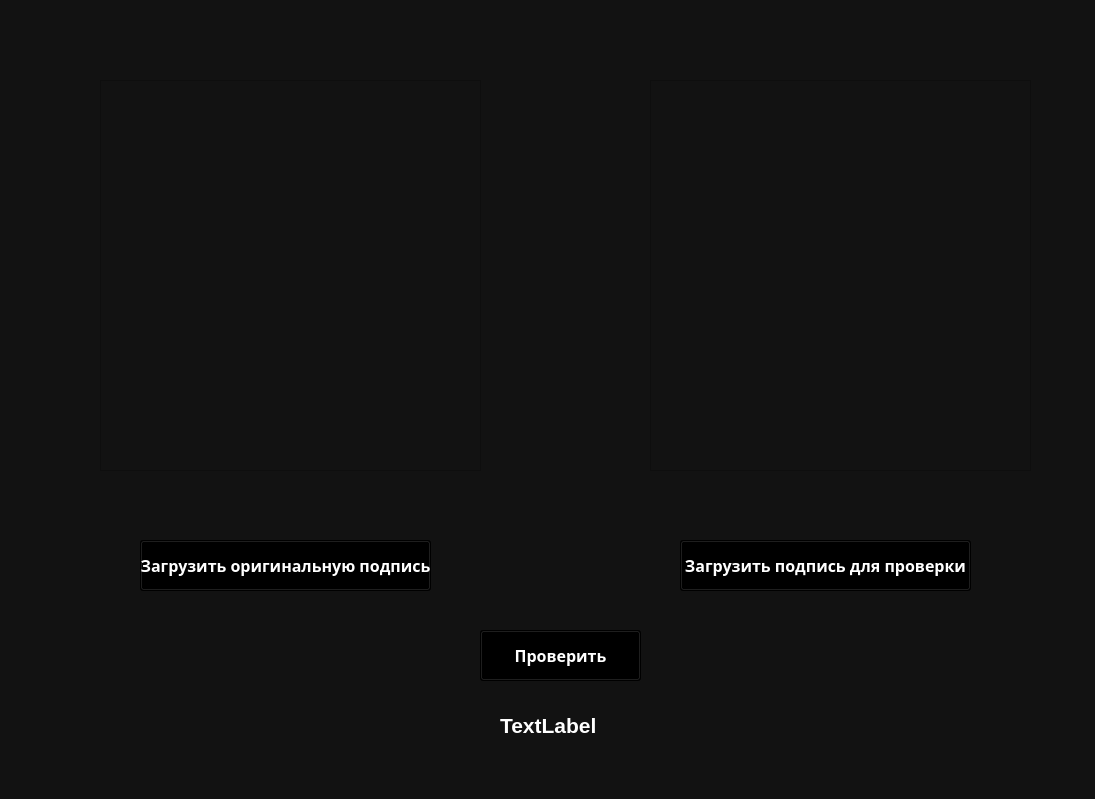
<?xml version="1.0" encoding="UTF-8"?>
<ui version="4.0">
 <class>MainWindow</class>
 <widget class="QMainWindow" name="MainWindow">
  <property name="geometry">
   <rect>
    <x>0</x>
    <y>0</y>
    <width>1095</width>
    <height>799</height>
   </rect>
  </property>
  <property name="windowTitle">
   <string>MainWindow</string>
  </property>
  <property name="styleSheet">
   <string notr="true">QWidget{
	color:white;
	background-color:#121212;
	font-size:16pt;
	font-weight:600;
}
QPushButton{
	background-color:#000000;
	color:white;
	font-size:12pt;
	font-family:Batang;
}
QPushButton:hover{
	background-color:#666;
}
</string>
  </property>
  <widget class="QWidget" name="centralwidget">
   <widget class="QPushButton" name="orig_sign_button">
    <property name="geometry">
     <rect>
      <x>140</x>
      <y>540</y>
      <width>291</width>
      <height>51</height>
     </rect>
    </property>
    <property name="font">
     <font>
      <family>Batang</family>
      <pointsize>12</pointsize>
      <weight>75</weight>
      <bold>true</bold>
     </font>
    </property>
    <property name="text">
     <string>Загрузить оригинальную подпись</string>
    </property>
    <property name="shortcut">
     <string/>
    </property>
   </widget>
   <widget class="QFrame" name="frame">
    <property name="geometry">
     <rect>
      <x>100</x>
      <y>80</y>
      <width>381</width>
      <height>391</height>
     </rect>
    </property>
    <property name="frameShape">
     <enum>QFrame::StyledPanel</enum>
    </property>
    <property name="frameShadow">
     <enum>QFrame::Raised</enum>
    </property>
   </widget>
   <widget class="QPushButton" name="check_sign_button">
    <property name="geometry">
     <rect>
      <x>680</x>
      <y>540</y>
      <width>291</width>
      <height>51</height>
     </rect>
    </property>
    <property name="font">
     <font>
      <family>Batang</family>
      <pointsize>12</pointsize>
      <weight>75</weight>
      <bold>true</bold>
     </font>
    </property>
    <property name="text">
     <string>Загрузить подпись для проверки</string>
    </property>
    <property name="shortcut">
     <string/>
    </property>
   </widget>
   <widget class="QFrame" name="frame_2">
    <property name="geometry">
     <rect>
      <x>650</x>
      <y>80</y>
      <width>381</width>
      <height>391</height>
     </rect>
    </property>
    <property name="frameShape">
     <enum>QFrame::StyledPanel</enum>
    </property>
    <property name="frameShadow">
     <enum>QFrame::Raised</enum>
    </property>
   </widget>
   <widget class="QPushButton" name="check_button">
    <property name="geometry">
     <rect>
      <x>480</x>
      <y>630</y>
      <width>161</width>
      <height>51</height>
     </rect>
    </property>
    <property name="font">
     <font>
      <family>Batang</family>
      <pointsize>12</pointsize>
      <weight>75</weight>
      <bold>true</bold>
     </font>
    </property>
    <property name="text">
     <string>Проверить</string>
    </property>
    <property name="shortcut">
     <string/>
    </property>
   </widget>
   <widget class="QLabel" name="label">
    <property name="geometry">
     <rect>
      <x>500</x>
      <y>700</y>
      <width>131</width>
      <height>51</height>
     </rect>
    </property>
    <property name="text">
     <string>TextLabel</string>
    </property>
   </widget>
  </widget>
 </widget>
 <resources/>
 <connections/>
</ui>
